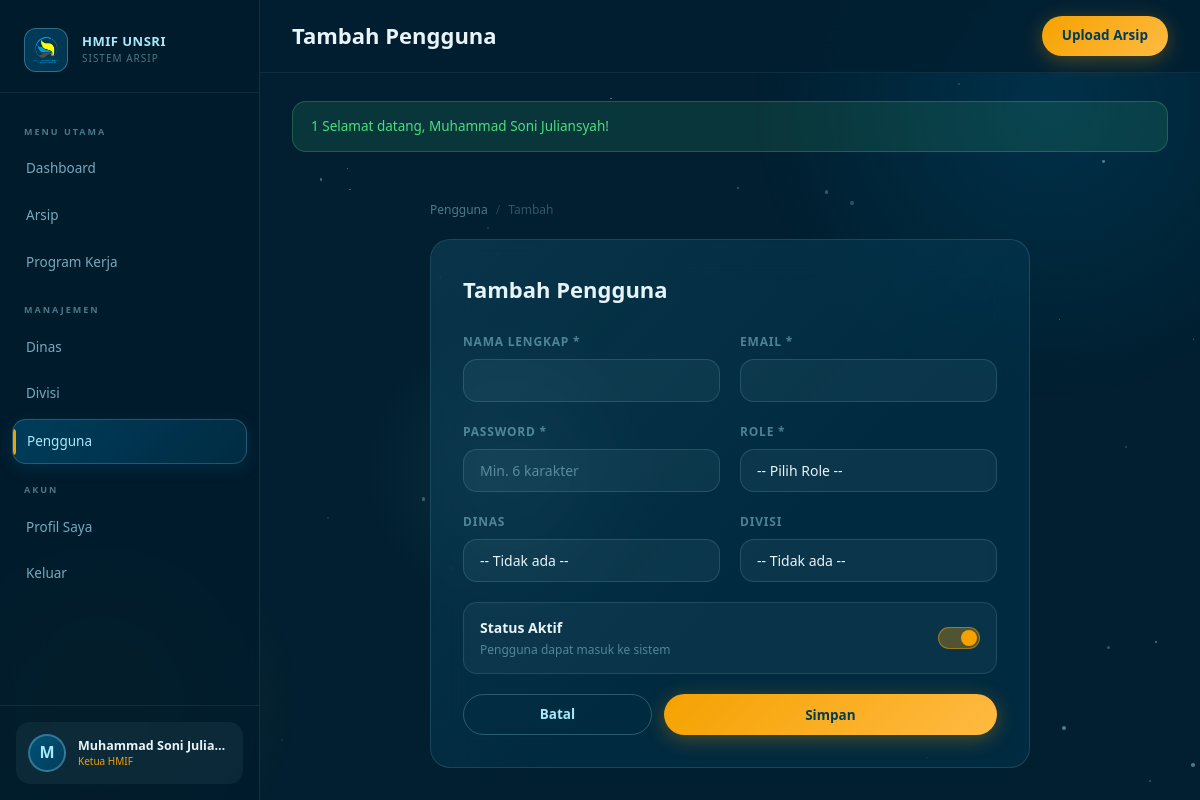
Screenshot of /users/create.php (signed in) with the database file from the repository.
### tables this page shows
CREATE TABLE users (
    id INT PRIMARY KEY AUTO_INCREMENT,
    email VARCHAR(100) UNIQUE NOT NULL,
    password VARCHAR(255) NOT NULL,
    nama_lengkap VARCHAR(100) NOT NULL,
    foto_profil VARCHAR(255) NULL,
    role ENUM('ketua','waketua','sekum','bendum','kadin','wakadin','kadiv','staf') NOT NULL,
    department_id INT NULL,
    division_id INT NULL,
    is_active TINYINT(1) DEFAULT 1,
    created_at TIMESTAMP DEFAULT CURRENT_TIMESTAMP,
    updated_at TIMESTAMP DEFAULT CURRENT_TIMESTAMP ON UPDATE CURRENT_TIMESTAMP
);

### src/middleware/auth.php (called while the page is built, shortened)
<?php
function getCurrentUser() {
    $db = getDB();
    $stmt = $db->prepare("
        SELECT u.*, d.nama as dept_nama, d.kode as dept_kode,
               dv.nama as div_nama, dv.kode as div_kode
        FROM users u
        LEFT JOIN departments d ON u.department_id = d.id
        LEFT JOIN divisions dv ON u.division_id = dv.id
        WHERE u.id = ? AND u.is_active = 1
    ");
    $stmt->execute([$_SESSION['user_id']]);
    return $stmt->fetch();
}
function isAdmin($user = null) {
    return $user && in_array($user['role'], ROLE_ADMIN);
}
function getRoleLabel($role) {
    $labels = [
        'ketua' => 'Ketua HMIF',
        'waketua' => 'Wakil Ketua',
        'sekum' => 'Sekretaris Umum',
        'bendum' => 'Bendahara Umum',
        'kadin' => 'Kepala Dinas',
        'wakadin' => 'Wakil Kepala Dinas',
        'kadiv' => 'Kepala Divisi',
        'staf' => 'Staf',
    ];
    return $labels[$role] ?? $role;
}

### src/helpers/functions.php (called while the page is built, shortened)
<?php
function sanitize($str) {
    return htmlspecialchars(trim($str), ENT_QUOTES, 'UTF-8');
}
function getFlash() {
    if (isset($_SESSION['flash'])) {
        $flash = $_SESSION['flash'];
        return $flash;
    }
    return null;
}

### users/create.php (the view, shortened to what this page needs)
<?php
$pageTitle = 'Tambah Pengguna';
require_once __DIR__ . '/../template/header.php';
?>
<div class="page-content"><div style="max-width:600px;margin:0 auto">
<div class="breadcrumb" style="margin-bottom:20px" data-animate><a href="<?= APP_URL ?>/users/index.php">Pengguna</a><span>/</span><span style="color:var(--text-secondary)">Tambah</span></div>
<div class="glass-card" style="padding:32px" data-animate>
<h2 style="font-family:var(--font-display);font-size:22px;font-weight:700;margin-bottom:24px">Tambah Pengguna</h2>
<form method="POST">
    <div class="form-row">
        <div class="form-group"><label class="form-label">Nama Lengkap *</label><input type="text" name="nama_lengkap" class="form-control" value="<?= sanitize($_POST['nama_lengkap']??'') ?>" required></div>
        <div class="form-group"><label class="form-label">Email *</label><input type="email" name="email" class="form-control" value="<?= sanitize($_POST['email']??'') ?>" required></div>
    </div>
    <div class="form-row">
        <div class="form-group"><label class="form-label">Password *</label><input type="password" name="password" class="form-control" placeholder="Min. 6 karakter" required></div>
        <div class="form-group"><label class="form-label">Role *</label>
            <select name="role" class="form-control" required>
                <option value="">-- Pilih Role --</option>
            </select>
        </div>
    </div>
    <div class="form-row">
        <div class="form-group"><label class="form-label">Dinas</label>
            <select name="department_id" class="form-control" id="userDeptSelect" onchange="filterByDept(this.value)">
                <option value="">-- Tidak ada --</option>
            </select>
        </div>
        <div class="form-group"><label class="form-label">Divisi</label>
            <select name="division_id" class="form-control" id="division_id">
                <option value="">-- Tidak ada --</option>
            </select>
        </div>
    </div>
    <div class="form-group">
        <div style="display:flex;align-items:center;justify-content:space-between;padding:14px 16px;background:rgba(168,232,249,0.05);border:1px solid rgba(168,232,249,0.12);border-radius:var(--radius-md)">
            <div><div style="font-size:14px;font-weight:600;color:var(--text-primary)">Status Aktif</div><div style="font-size:12px;color:var(--text-muted)">Pengguna dapat masuk ke sistem</div></div>
            <label class="toggle"><input type="checkbox" name="is_active" value="1" checked><span class="toggle-slider"></span></label>
        </div>
    </div>
    <div style="display:flex;gap:12px"><a href="<?= APP_URL ?>/users/index.php" class="btn btn-outline" style="flex:1;justify-content:center">Batal</a><button type="submit" class="btn btn-primary" style="flex:2;justify-content:center">Simpan</button></div>
</form></div></div></div>
<?php require_once __DIR__ . '/../template/footer.php'; ?>

### template/header.php (shortened to what this page needs)
<?php
require_once __DIR__ . '/../src/middleware/auth.php';
require_once __DIR__ . '/../src/helpers/functions.php';
$currentUser = getCurrentUser();
$flash = getFlash();
function getAvatarSrc($user) {
    return null;
}
$avatarSrc = getAvatarSrc($currentUser);
$initials = strtoupper(substr($currentUser['nama_lengkap'], 0, 1));
?>
<!DOCTYPE html>
<html lang="id">
<head>
    <link rel="stylesheet" href="<?= APP_URL ?>/public/assets/css/main.css">
</head>
<body>
<div class="bg-animated"><div class="bg-orb"></div></div>
<aside class="sidebar" id="sidebar">
    <div class="sidebar-logo">
        <div style="width:44px;height:44px;border-radius:12px;background:linear-gradient(135deg,rgba(0,83,122,0.6),rgba(1,60,88,0.8));border:1.5px solid rgba(168,232,249,0.3);display:flex;align-items:center;justify-content:center;font-size:22px;flex-shrink:0;">
            <img src="<?= APP_URL ?>/public/assets/images/logo-hmif.png" alt="Logo" style="width:30px;height:30px;">
        </div>
        <div class="sidebar-logo-text">
            <div class="org-name">HMIF UNSRI</div>
            <div class="org-sub">Sistem Arsip</div>
        </div>
    </div>
    <nav class="sidebar-nav">
        <div class="nav-section-label">Menu Utama</div>
        <a href="<?= APP_URL ?>/dashboard.php" class="nav-item <?= (basename($_SERVER['PHP_SELF']) == 'dashboard.php') ? 'active' : '' ?>">
            <span>Dashboard</span>
        </a>
        <a href="<?= APP_URL ?>/archives/index.php" class="nav-item <?= (strpos($_SERVER['PHP_SELF'], '/archives/') !== false) ? 'active' : '' ?>">
            <span>Arsip</span>
        </a>
        <a href="<?= APP_URL ?>/programs/index.php" class="nav-item <?= (strpos($_SERVER['PHP_SELF'], '/programs/') !== false) ? 'active' : '' ?>">
            <span>Program Kerja</span>
        </a>
        <?php if (isAdmin($currentUser) || isDeptManager($currentUser)): ?>
        <div class="nav-section-label">Manajemen</div>
        <a href="<?= APP_URL ?>/departments/index.php" class="nav-item <?= (strpos($_SERVER['PHP_SELF'], '/departments/') !== false) ? 'active' : '' ?>">
            <span>Dinas</span>
        </a>
        <?php if (isAdmin($currentUser)): ?>
        <a href="<?= APP_URL ?>/divisions/index.php" class="nav-item <?= (strpos($_SERVER['PHP_SELF'], '/divisions/') !== false) ? 'active' : '' ?>">
            <span>Divisi</span>
        </a>
        <a href="<?= APP_URL ?>/users/index.php" class="nav-item <?= (strpos($_SERVER['PHP_SELF'], '/users/') !== false) ? 'active' : '' ?>">
            <span>Pengguna</span>
        </a>
        <?php endif; ?>
        <?php endif; ?>
        <div class="nav-section-label">Akun</div>
        <a href="<?= APP_URL ?>/profile/index.php" class="nav-item <?= (strpos($_SERVER['PHP_SELF'], '/profile/') !== false) ? 'active' : '' ?>">
            <span>Profil Saya</span>
        </a>
        <a href="<?= APP_URL ?>/logout.php" class="nav-item" onclick="return confirm('Yakin ingin keluar?')">
            <span>Keluar</span>
        </a>
    </nav>
    <div class="sidebar-user">
        <a href="<?= APP_URL ?>/profile/index.php" class="sidebar-user-card">
            <?php if ($avatarSrc): ?>
                <img src="<?= $avatarSrc ?>" alt="Avatar" class="user-avatar">
            <?php else: ?>
                <div class="user-avatar-placeholder"><?= $initials ?></div>
            <?php endif; ?>
            <div class="flex-1" style="min-width:0">
                <div class="user-info-name"><?= sanitize($currentUser['nama_lengkap']) ?></div>
                <div class="user-info-role"><?= getRoleLabel($currentUser['role']) ?></div>
            </div>
        </a>
    </div>
</aside>
<div class="main-content">
    <header class="topbar">
        <div style="display: flex; align-items: center; gap: 16px;">
            <div>
                <div class="page-title">
                    <?= $pageTitle ?? 'Dashboard' ?>
                </div>
            </div>
        </div>
        <div class="topbar-actions">
            <?php if (!in_array($currentUser['role'], ROLE_STAFF)): ?>
            <a href="<?= APP_URL ?>/archives/upload.php" class="btn btn-primary">
                Upload Arsip
            </a>
            <?php endif; ?>
        </div>
    </header>
    <?php if ($flash): ?>
    <div class="page-content" style="padding-bottom:0">
        <div class="alert alert-<?= $flash['type'] == 'success' ? 'success' : ($flash['type'] == 'error' ? 'error' : 'info') ?>">
            <?= $flash['type'] == 'success' ? : ($flash['type'] == 'error' ? '❌' : 'ℹ️') ?>
            <?= sanitize($flash['message']) ?>
        </div>
    </div>
    <?php endif; ?>

### rows the page displays
users: nama_lengkap "M", nama_lengkap "Muhammad Soni Julia…", role "Ketua HMIF"

### other values shown
$pageTitle "Tambah Pengguna"
$flash['message'] "Selamat datang, Muhammad Soni Juliansyah!"
